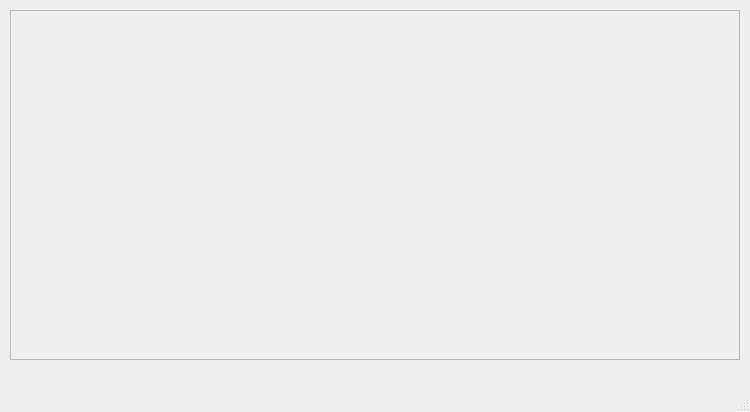
<?xml version="1.0" encoding="UTF-8"?>
<ui version="4.0">
 <class>MainWindow</class>
 <widget class="QMainWindow" name="MainWindow">
  <property name="geometry">
   <rect>
    <x>0</x>
    <y>0</y>
    <width>750</width>
    <height>412</height>
   </rect>
  </property>
  <property name="windowTitle">
   <string>MainWindow</string>
  </property>
  <widget class="QWidget" name="centralwidget">
   <widget class="QTableView" name="view">
    <property name="enabled">
     <bool>false</bool>
    </property>
    <property name="geometry">
     <rect>
      <x>10</x>
      <y>10</y>
      <width>730</width>
      <height>350</height>
     </rect>
    </property>
   </widget>
  </widget>
  <widget class="QMenuBar" name="menubar">
   <property name="geometry">
    <rect>
     <x>0</x>
     <y>0</y>
     <width>750</width>
     <height>21</height>
    </rect>
   </property>
  </widget>
  <widget class="QStatusBar" name="statusbar"/>
 </widget>
 <resources/>
 <connections/>
</ui>
